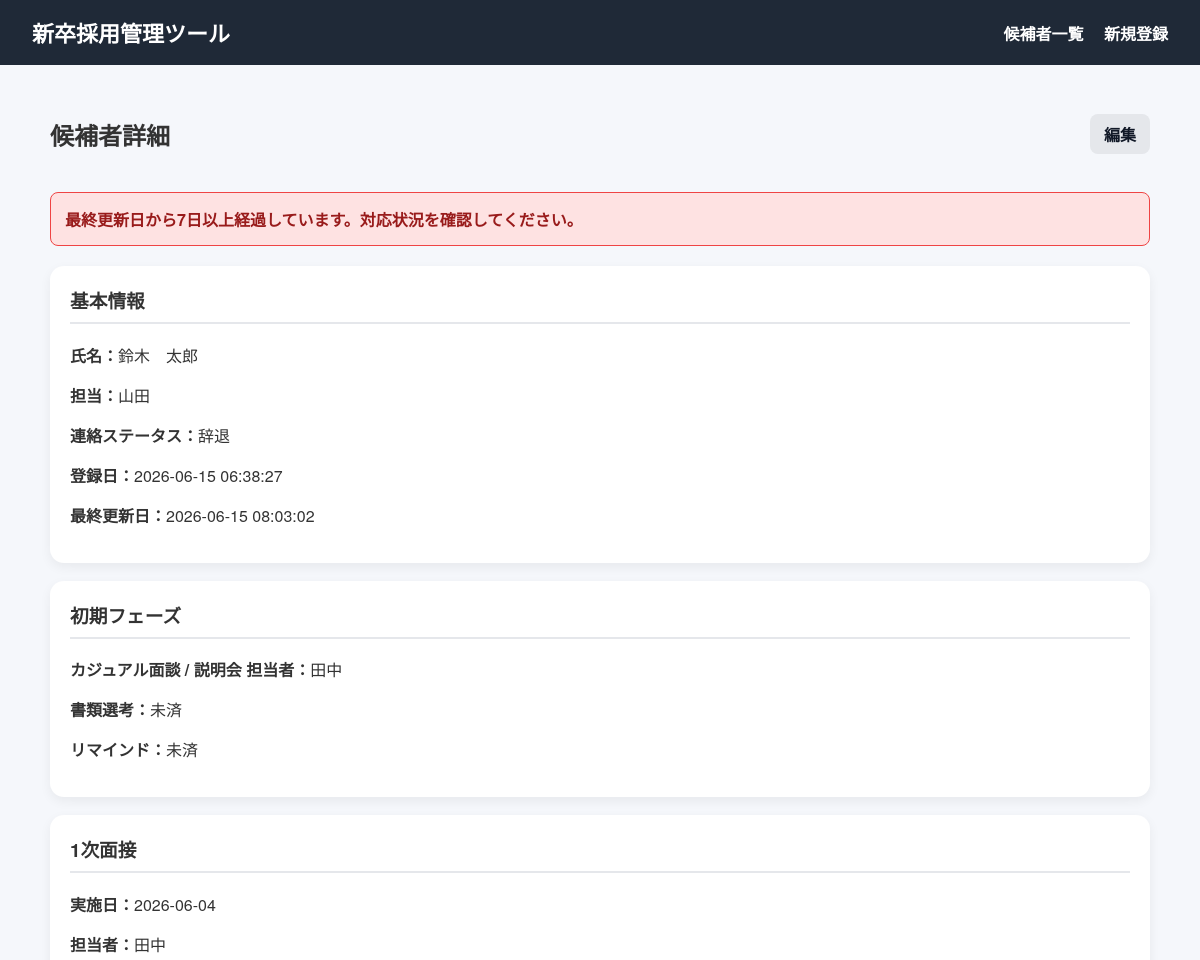
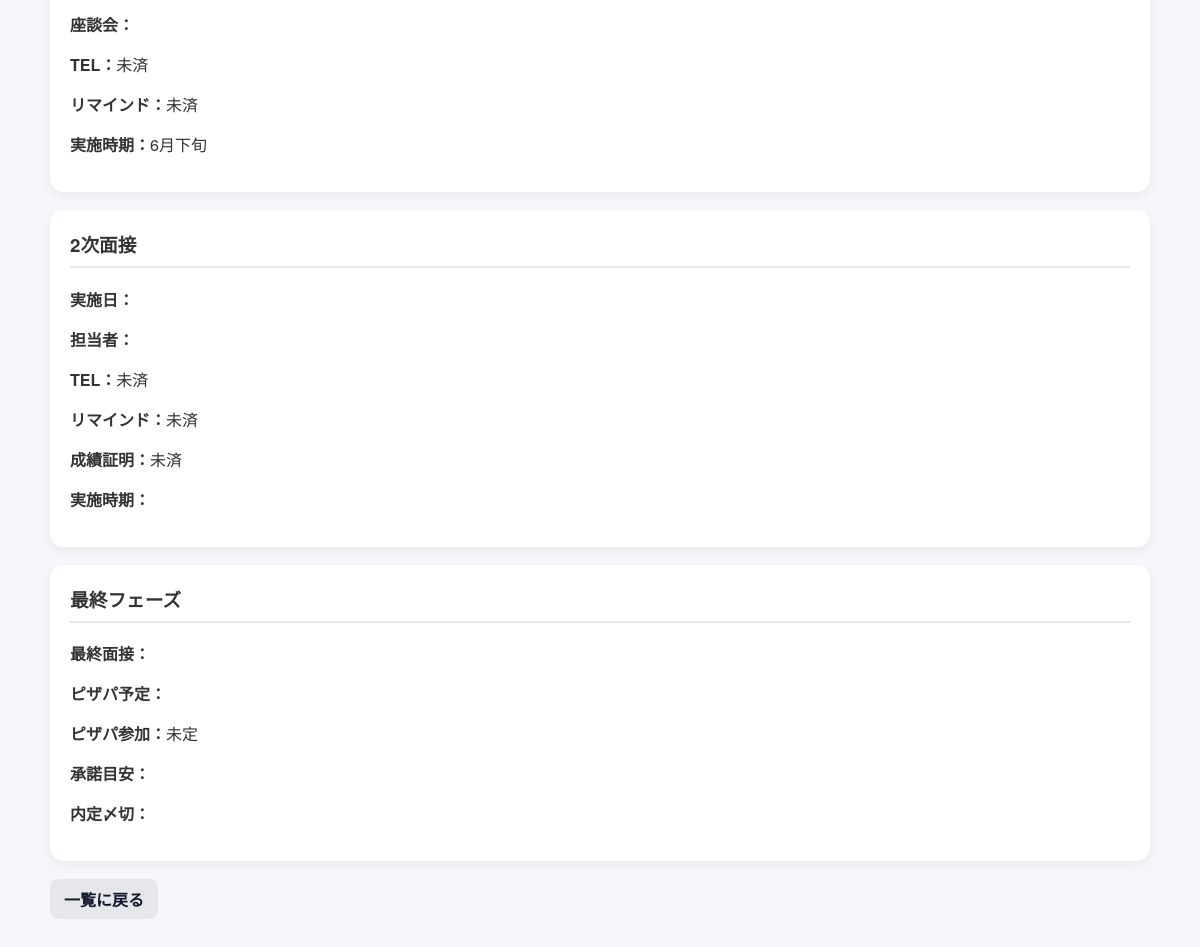
The app's page /candidates/2 with its own data (2 pictures, top to bottom).
### tables this page shows
CREATE TABLE candidates (
    id INTEGER PRIMARY KEY AUTOINCREMENT,
    name TEXT NOT NULL,
    owner TEXT,
    contact_status TEXT NOT NULL DEFAULT '未連絡',
    created_at TEXT NOT NULL DEFAULT CURRENT_TIMESTAMP,
    updated_at TEXT NOT NULL DEFAULT CURRENT_TIMESTAMP
);

CREATE TABLE candidate_progress (
    id INTEGER PRIMARY KEY AUTOINCREMENT,
    candidate_id INTEGER NOT NULL,

    casual_event_staff TEXT,
    document_screening TEXT DEFAULT '未済',
    initial_remind TEXT DEFAULT '未済',


    first_interview_date TEXT,
    first_interviewer TEXT,
    first_meeting TEXT,
    first_tel TEXT DEFAULT '未済',
    first_remind TEXT DEFAULT '未済',
    first_period TEXT,


    second_interview_date TEXT,
    second_interviewer TEXT,
    second_tel TEXT DEFAULT '未済',
    second_remind TEXT DEFAULT '未済',
    transcript TEXT DEFAULT '未済',
    second_period TEXT,

    final_interview TEXT,
    pizza_party_plan TEXT,
    pizza_party_join TEXT,
    acceptance_estimate TEXT,
    offer_deadline TEXT,

    FOREIGN KEY (candidate_id) REFERENCES candidates(id) ON DELETE CASCADE
);

### app.py (the view)
@app.route("/candidates/<int:id>")
def detail_candidate(id):
    conn = get_db_connection()
    candidate = conn.execute("""
        SELECT
            c.id AS candidate_id,
            c.name,
            c.owner,
            c.contact_status,
            c.created_at,
            c.updated_at,
            p.*
        FROM candidates c
        JOIN candidate_progress p
        ON c.id = p.candidate_id
        WHERE c.id = ?
    """, (id,)).fetchone()
    conn.close()
    if candidate is None:
        return "候補者が見つかりませんでした", 404
    alerts = get_candidate_alerts(candidate)
    return render_template(
        "detail.html",
        candidate=candidate,
        alerts=alerts,
        has_alert=len(alerts) > 0
    )

### alerts.py (called while the page is built)
def parse_date(date_text):
    if not date_text:
        return None
    try:
        return datetime.strptime(date_text, "%Y-%m-%d %H:%M:%S")
    except ValueError:
        pass
    try:
        return datetime.strptime(date_text, "%Y-%m-%d")
    except ValueError:
        return None

def is_over_7_days(date_text):
    target_date = parse_date(date_text)
    if target_date is None:
        return False
    now = datetime.now()
    return now - target_date >= timedelta(days=7)

def days_since(date_text):
    target_date = parse_date(date_text)
    if target_date is None:
        return None
    now = datetime.now()
    return (now - target_date).days

### db.py (called while the page is built)
def get_db_connection():
    conn = sqlite3.connect(DB_NAME)
    conn.row_factory = sqlite3.Row
    return conn

### templates/detail.html
{% extends "base.html" %}
{% block content %}
<div class="page-title-area">
  <h2>候補者詳細</h2>
  <a class="btn" href="{{ url_for('edit_candidate', id=candidate.id) }}">編集</a>
</div>
{% if has_alert %}
<div class="alert-box">
  最終更新日から7日以上経過しています。対応状況を確認してください。
</div>
{% endif %}
<section class="detail-card">
  <h3>基本情報</h3>
  <p><strong>氏名：</strong>{{ candidate.name }}</p>
  <p><strong>担当：</strong>{{ candidate.owner }}</p>
  <p><strong>連絡ステータス：</strong>{{ candidate.contact_status }}</p>
  <p><strong>登録日：</strong>{{ candidate.created_at }}</p>
  <p><strong>最終更新日：</strong>{{ candidate.updated_at }}</p>
</section>
<section class="detail-card">
  <h3>初期フェーズ</h3>
  <p><strong>カジュアル面談 / 説明会 担当者：</strong>{{ candidate.casual_event_staff }}</p>
  <p><strong>書類選考：</strong>{{ candidate.document_screening }}</p>
  <p><strong>リマインド：</strong>{{ candidate.initial_remind }}</p>
</section>
<section class="detail-card">
  <h3>1次面接</h3>
  <p><strong>実施日：</strong>{{ candidate.first_interview_date }}</p>
  <p><strong>担当者：</strong>{{ candidate.first_interviewer }}</p>
  <p><strong>座談会：</strong>{{ candidate.first_meeting }}</p>
  <p><strong>TEL：</strong>{{ candidate.first_tel }}</p>
  <p><strong>リマインド：</strong>{{ candidate.first_remind }}</p>
  <p><strong>実施時期：</strong>{{ candidate.first_period }}</p>
</section>
<section class="detail-card">
  <h3>2次面接</h3>
  <p><strong>実施日：</strong>{{ candidate.second_interview_date }}</p>
  <p><strong>担当者：</strong>{{ candidate.second_interviewer }}</p>
  <p><strong>TEL：</strong>{{ candidate.second_tel }}</p>
  <p><strong>リマインド：</strong>{{ candidate.second_remind }}</p>
  <p><strong>成績証明：</strong>{{ candidate.transcript }}</p>
  <p><strong>実施時期：</strong>{{ candidate.second_period }}</p>
</section>
<section class="detail-card">
  <h3>最終フェーズ</h3>
  <p><strong>最終面接：</strong>{{ candidate.final_interview }}</p>
  <p><strong>ピザパ予定：</strong>{{ candidate.pizza_party_plan }}</p>
  <p><strong>ピザパ参加：</strong>{{ candidate.pizza_party_join }}</p>
  <p><strong>承諾目安：</strong>{{ candidate.acceptance_estimate }}</p>
  <p><strong>内定〆切：</strong>{{ candidate.offer_deadline }}</p>
</section>
<a class="btn" href="{{ url_for('index') }}">一覧に戻る</a>
{% endblock %}

### static/style.css (style rules this page uses)
body { margin: 0; font-family: "Helvetica Neue", Arial, sans-serif; background-color: #f5f7fb; color: #333; }
.page-title-area { display: flex; justify-content: space-between; align-items: center; margin-bottom: 20px; }
.alert-box { background-color: #fee2e2; border: 1px solid #ef4444; color: #991b1b; padding: 14px; border-radius: 8px; margin-bottom: 20px; font-weight: bold; }
.btn { display: inline-block; border: none; text-decoration: none; background-color: #e5e7eb; color: #111827; padding: 8px 14px; border-radius: 8px; cursor: pointer; font-weight: bold; }
.detail-card { background-color: white; padding: 20px; margin-bottom: 18px; border-radius: 14px; box-shadow: 0 4px 12px rgba(0, 0, 0, 0.06); }
.detail-card h3 { margin-top: 0; border-bottom: 2px solid #e5e7eb; padding-bottom: 8px; }

### records on screen
candidates: name "鈴木 太郎", owner "山田", contact_status "辞退", created_at "2026-06-15 06:38:27", updated_at "2026-06-15 08:03:02"
candidate_progress: casual_event_staff "田中", document_screening "未済", initial_remind "未済", first_interview_date "2026-06-04", first_interviewer "田中", first_tel "未済", first_remind "未済", first_period "6月下旬", second_tel "未済", second_remind "未済", transcript "未済", pizza_party_join "未定"
